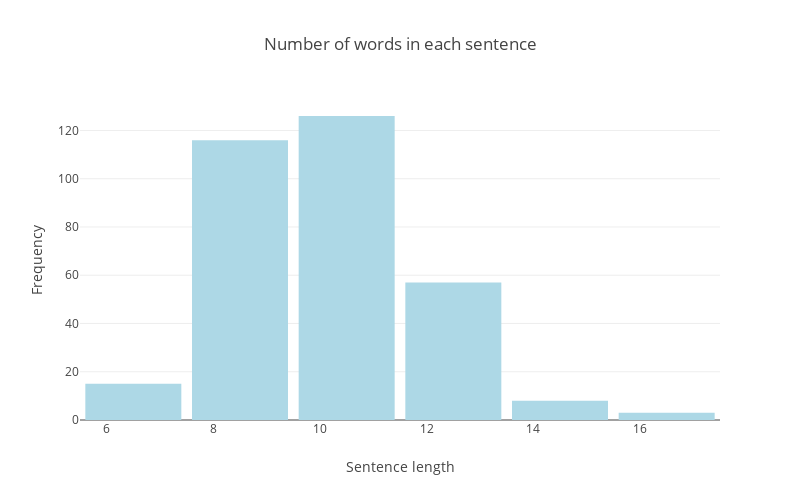

Notebook code for this chart:
### Code cell
grouped = data.groupby('sentence_index')
sentences = [s for s in grouped.apply(lambda x: [(w, t) for w,t in zip(x['word'].values.tolist(), x['tag'].values.tolist())])]
sentence_lengths = grouped.size()
sentence_length_data = pd.DataFrame({'sentence_index': sentence_lengths.index, 'length': sentence_lengths.values})
plot_hist(data=sentence_length_data, bins=7, xlabel='Sentence length', ylabel='Frequency', title='Number of words in each sentence')

### Figure 1 — Plotly figure (JSON) as saved in the notebook; plotly's stock layout.template omitted (floating-point values rounded to 4 significant figures; data arrays with more than 128 entries replaced by an {"elided": "..."} marker saying what was removed)
{"data": [{"alignmentgroup": "True", "bingroup": "x", "hovertemplate": "Sentence length=%{x}<br>count=%{y}<extra></extra>", "legendgroup": "", "marker": {"color": "lightblue", "pattern": {"shape": ""}}, "name": "", "nbinsx": 7, "offsetgroup": "", "orientation": "v", "showlegend": false, "type": "histogram", "x": {"elided": "325 int values"}, "xaxis": "x", "yaxis": "y"}], "layout": {"bargap": 0.1, "barmode": "relative", "height": 500, "legend": {"tracegroupgap": 0}, "title": {"text": "Number of words in each sentence"}, "width": 800, "xaxis": {"anchor": "y", "domain": [0, 1], "title": {"text": "Sentence length"}}, "yaxis": {"anchor": "x", "domain": [0, 1], "title": {"text": "Frequency"}}}}
